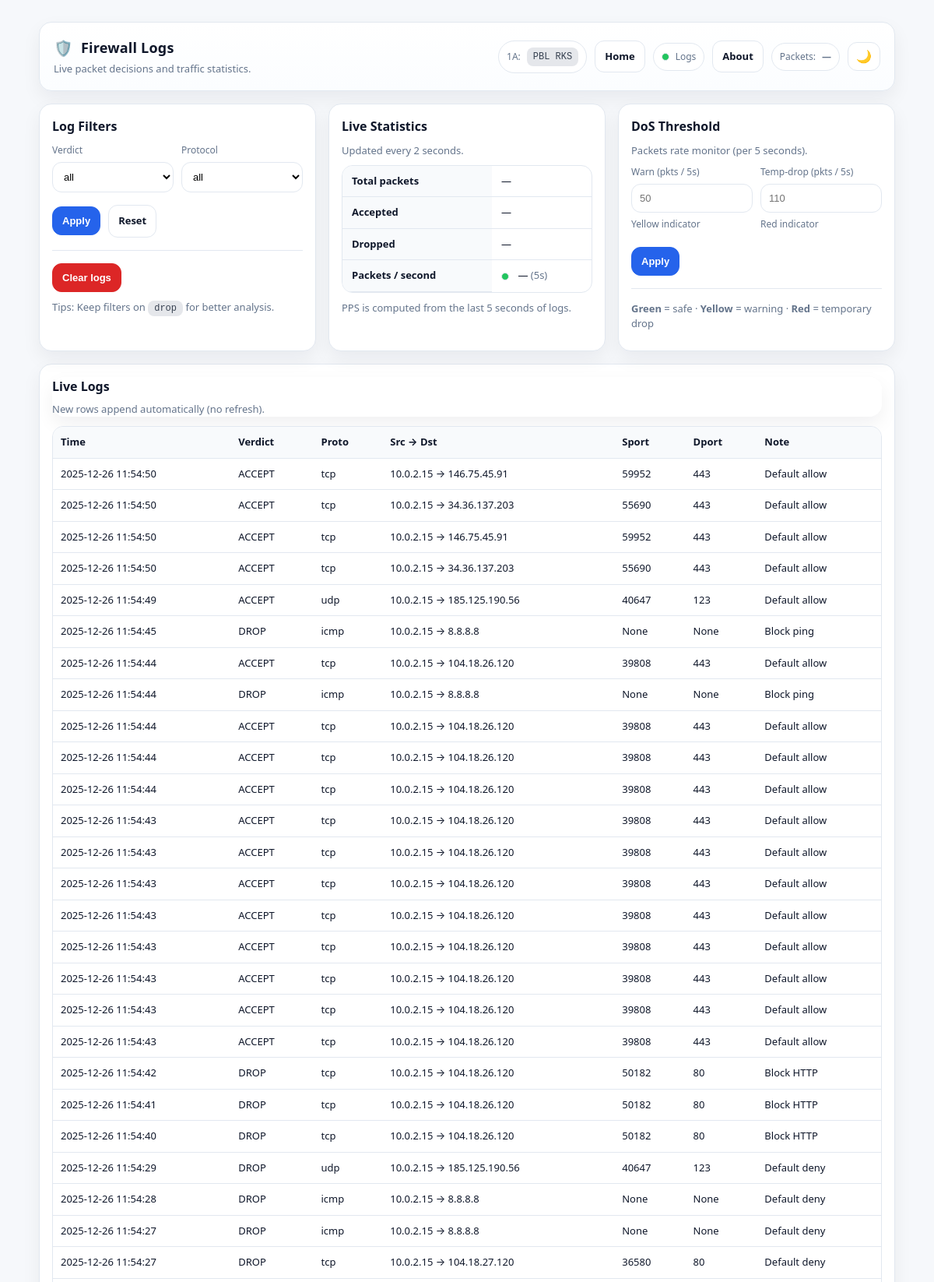
Page /logs (upper part) on the committed database.
### tables this page shows
CREATE TABLE logs(
        id INTEGER PRIMARY KEY AUTOINCREMENT,
        ts TEXT NOT NULL,
        verdict TEXT NOT NULL,
        proto TEXT, src TEXT, dst TEXT,
        sport INTEGER, dport INTEGER, note TEXT
      );

### web.py (the view)
@app.get("/logs")
def logs():
    verdict = request.args.get("verdict", "all").lower()
    proto = request.args.get("proto", "all").lower()
    where = []
    params = []
    if verdict != "all":
        where.append("verdict = ?")
        params.append(verdict.upper())
    if proto != "all":
        where.append("proto = ?")
        params.append(proto)
    where_sql = ("WHERE " + " AND ".join(where)) if where else ""
    con = sqlite3.connect(DB_FILE)
    cur = con.cursor()
    cur.execute(
        f"SELECT id, ts, verdict, proto, src, dst, sport, dport, note FROM logs {where_sql} "
        "ORDER BY id DESC LIMIT 300",
        params
    )
    rows = cur.fetchall()
    con.close()
    return render_template("logs.html", rows=rows, verdict=verdict, proto=proto)

### templates/logs.html (shortened to what this page needs)
<!doctype html>
<html>
<head>
  <link rel="stylesheet" href="{{ url_for('static', filename='style.css') }}">
</head>
<body>
<div class="container">
  <div class="topbar">
    <div class="brand">
      <h1 style="display:flex; align-items:center; gap:10px;"><span class="logo">🛡️</span>Firewall Logs</h1>
      <p>Live packet decisions and traffic statistics.</p>
    </div>
    <div class="actions">
      <span class="badge">1A: <span class="kbd">PBL RKS</span></span>
      <a class="btn" href="/">Home</a>
      <span class="badge"><span class="tl" id="dosLight" style="margin:0;"></span> Logs</span>
      <a class="btn" href="/about">About</a>
      <span class="badge">Packets: <b id="pktCount">0</b></span>
      <button class="btn" id="themeToggle" title="Toggle light/dark">🌙</button>
    </div>
  </div>
  <div class="grid three" style="margin-top:16px;">
    <div class="card">
      <h2>Log Filters</h2>
      <form method="get" action="/logs" class="form-grid">
        <div class="field">
          <label>Verdict</label>
          <select name="verdict">
            <option value="all" {% if verdict == "all" %}selected{% endif %}>all</option>
          </select>
        </div>
        <div class="field">
          <label>Protocol</label>
          <select name="proto">
            <option value="all" {% if proto == "all" %}selected{% endif %}>all</option>
          </select>
        </div>
        <div class="actions" style="grid-column:1/-1; margin-top:6px;">
          <button class="btn btn-primary" type="submit">Apply</button>
          <a class="btn" href="/logs">Reset</a>
        </div>
      </form>
      <hr class="sep">
      <form method="post" action="/logs/clear"
            onsubmit="return confirm('Clear all logs?');">
        <button class="btn btn-danger">Clear logs</button>
      </form>
      <p class="subtle" style="margin-top:10px;">
        Tips: Keep filters on <span class="kbd">drop</span> for better analysis.
      </p>
    </div>
    <div class="card">
      <h2>Live Statistics</h2>
      <p class="subtle">Updated every 2 seconds.</p>
      <table class="table table-compact">
        <tr><th>Total packets</th><td id="m_total">0</td></tr>
        <tr><th>Accepted</th><td id="m_accept">0</td></tr>
        <tr><th>Dropped</th><td id="m_drop">0</td></tr>
        <tr>
          <th>Packets / second</th>
          <td>
            <span class="tl" id="dosLight"></span>
            <span id="m_pps">0</span>
            <span class="subtle">(5s)</span>
          </td>
        </tr>
      </table>
      <p class="subtle" style="margin-top:10px;">
        PPS is computed from the last 5 seconds of logs.
      </p>
    </div>
    <div class="card">
      <h2>DoS Threshold</h2>
      <p class="subtle">Packets rate monitor (per 5 seconds).</p>
      <form method="post" action="/dos_config">
        <div class="form-grid">
          <div class="field">
            <label>Warn (pkts / 5s)</label>
            <input id="warnInput" name="warn_5s" inputmode="numeric" placeholder="50">
            <small class="hint">Yellow indicator</small>
          </div>
          <div class="field">
            <label>Temp-drop (pkts / 5s)</label>
            <input id="dropInput" name="drop_5s" inputmode="numeric" placeholder="110">
            <small class="hint">Red indicator</small>
          </div>
          <div class="actions" style="margin-top:10px;">
            <button class="btn btn-primary" type="submit">Apply</button>
          </div>
        </div>
      </form>
      <hr class="sep">
      <p class="subtle">
        <b>Green</b> = safe · <b>Yellow</b> = warning · <b>Red</b> = temporary drop
      </p>
    </div>
  </div>
  <div class="card" style="margin-top:16px;">
    <div class="topbar" style="padding:0; border:none; background:none;">
      <div class="brand">
        <h2 style="margin:0;">Live Logs</h2>
        <p class="subtle" style="margin:6px 0 0;">
          New rows append automatically (no refresh).
        </p>
      </div>
    </div>
    <table class="table" style="margin-top:12px;">
      <thead>
      <tr>
        <th>Time</th>
        <th>Verdict</th>
        <th>Proto</th>
        <th>Src → Dst</th>
        <th>Sport</th>
        <th>Dport</th>
        <th>Note</th>
      </tr>
      </thead>
      <tbody id="logBody">
      {% for row in rows %}
        <tr data-id="{{ row[0] }}">
          <td>{{ row[1] }}</td>
          <td>{{ row[2] }}</td>
          <td>{{ row[3] }}</td>
          <td>{{ row[4] }} → {{ row[5] }}</td>
          <td>{{ row[6] }}</td>
          <td>{{ row[7] }}</td>
          <td>{{ row[8] }}</td>
        </tr>
      {% endfor %}
      </tbody>
    </table>
  </div>
</div>
</body>
</html>

### static/style.css (style rules this page uses)
:root { --bg:#f6f8fb; --card:#ffffff; --text:#0f172a; --muted:#64748b; --border:#e2e8f0; --shadow: 0 10px 25px rgba(15,23,42,.06); --primary:#2563eb; --primary-2:#1d4ed8; --danger:#dc2626; --danger-2:#b91c1c; --success:#16a34a; --radius:16px; }
* { box-sizing:border-box; }
html,body { height:100%; }
body { margin:0; font-family: ui-sans-serif, system-ui, -apple-system, Segoe UI, Roboto, Arial, "Apple Color Emoji","Segoe UI Emoji"; background:var(--bg); color:var(--text); line-height:1.5; }
a { color:var(--primary); text-decoration:none; }
.container { width:min(1100px, 92vw); margin: 28px auto 48px; }
.topbar { display:flex; align-items:center; justify-content:space-between; gap:16px; padding: 18px 18px; background: linear-gradient(180deg, #ffffff 0%, #fbfdff 100%); border:1px solid var(--border); border-radius: var(--radius); box-shadow: var(--shadow); }
.brand { display:flex; flex-direction:column; gap:2px; }
.brand h1 { font-size:18px; margin:0; letter-spacing:.2px; }
.brand p { margin:0; color:var(--muted); font-size:13px; }
.badge { display:inline-flex; align-items:center; gap:8px; padding:8px 10px; border:1px solid var(--border); background:#fff; border-radius:999px; font-size:12px; color:var(--muted); }
.grid { display:grid; grid-template-columns: 1fr; gap:16px; margin-top:16px; }
.card { background:var(--card); border:1px solid var(--border); border-radius: var(--radius); box-shadow: var(--shadow); padding:16px; }
.card h2 { margin:0 0 10px 0; font-size:16px; }
.subtle { margin:0 0 8px 0; color:var(--muted); font-size:13px; }
hr.sep { border:0; border-top:1px solid var(--border); margin:16px 0; }
.actions { display:flex; flex-wrap:wrap; gap:10px; align-items:center; }
.btn { appearance:none; border:1px solid var(--border); background:#fff; color:var(--text); padding:10px 12px; border-radius:12px; cursor:pointer; font-weight:600; font-size:13px; transition: transform .05s ease, border-color .15s ease, background .15s ease; }
.btn-primary { background: var(--primary); border-color: var(--primary); color: #fff; }
.btn-danger { background: var(--danger); border-color: var(--danger); color:#fff; }
.table { width:100%; border-collapse:separate; border-spacing:0; overflow:hidden; border:1px solid var(--border); border-radius: 14px; }
.table th, .table td { padding:10px 10px; border-bottom:1px solid var(--border); vertical-align:top; font-size:13px; }
.table th { text-align:left; background:#f8fafc; color: #0f172a; font-weight:700; }
.table tr:last-child td { border-bottom:0; }
.kbd { font-family: ui-monospace, SFMono-Regular, Menlo, Monaco, Consolas, monospace; font-size: 12px; padding: 3px 8px; border-radius: 8px; background: #e5e7eb; color: #374151; }
.form-grid { display:grid; grid-template-columns: 1fr; gap:10px; }
@media (min-width: 760px) { .form-grid { grid-template-columns: 1fr 1fr; } }
.field { display:flex; flex-direction:column; gap:6px; }
label { font-size:12px; color:var(--muted); }
input, select { border:1px solid var(--border); border-radius: 12px; padding:10px 10px; font-size:13px; background:#fff; }
small.hint { color:var(--muted); font-size:12px; }
#themeToggle { font-size: 16px; padding: 8px 10px; }
.grid.three { display:grid; grid-template-columns: repeat(3, minmax(0, 1fr)); gap:16px; }
.table-compact th, .table-compact td { padding:10px 12px; }
.table-compact th { width:60%; }
.tl { display:inline-block; width:10px; height:10px; border-radius:999px; margin-right:8px; border:1px solid var(--border); background:#22c55e; vertical-align:middle; }
.form-grid, .form-grid.two { min-width: 0; }
.field input, .field select { width: 100%; max-width: 100%; box-sizing: border-box; }
.grid.three .card input { max-width: 100%; }
.logo { font-size:1.1em; }

### rows in the picture
logs: ts "2025-12-26 11:54:50", verdict "ACCEPT", proto "tcp", src "10.0.2.15", dst "146.75.45.91", sport "59952", dport "443", note "Default allow"
logs: ts "2025-12-26 11:54:50", verdict "ACCEPT", proto "tcp", src "10.0.2.15", dst "34.36.137.203", sport "55690", dport "443", note "Default allow"
logs: ts "2025-12-26 11:54:50", verdict "ACCEPT", proto "tcp", src "10.0.2.15", dst "146.75.45.91", sport "59952", dport "443", note "Default allow"
logs: ts "2025-12-26 11:54:50", verdict "ACCEPT", proto "tcp", src "10.0.2.15", dst "34.36.137.203", sport "55690", dport "443", note "Default allow"
logs: ts "2025-12-26 11:54:49", verdict "ACCEPT", proto "udp", src "10.0.2.15", dst "185.125.190.56", sport "40647", dport "123", note "Default allow"
logs: ts "2025-12-26 11:54:45", verdict "DROP", proto "icmp", src "10.0.2.15", dst "8.8.8.8", row "None", note "Block ping"
logs: ts "2025-12-26 11:54:44", verdict "ACCEPT", proto "tcp", src "10.0.2.15", dst "104.18.26.120", sport "39808", dport "443", note "Default allow"
logs: ts "2025-12-26 11:54:44", verdict "DROP", proto "icmp", src "10.0.2.15", dst "8.8.8.8", row "None", note "Block ping"
logs: ts "2025-12-26 11:54:44", verdict "ACCEPT", proto "tcp", src "10.0.2.15", dst "104.18.26.120", sport "39808", dport "443", note "Default allow"
logs: ts "2025-12-26 11:54:44", verdict "ACCEPT", proto "tcp", src "10.0.2.15", dst "104.18.26.120", sport "39808", dport "443", note "Default allow"
logs: ts "2025-12-26 11:54:44", verdict "ACCEPT", proto "tcp", src "10.0.2.15", dst "104.18.26.120", sport "39808", dport "443", note "Default allow"
logs: ts "2025-12-26 11:54:43", verdict "ACCEPT", proto "tcp", src "10.0.2.15", dst "104.18.26.120", sport "39808", dport "443", note "Default allow"
logs: ts "2025-12-26 11:54:43", verdict "ACCEPT", proto "tcp", src "10.0.2.15", dst "104.18.26.120", sport "39808", dport "443", note "Default allow"
logs: ts "2025-12-26 11:54:43", verdict "ACCEPT", proto "tcp", src "10.0.2.15", dst "104.18.26.120", sport "39808", dport "443", note "Default allow"
logs: ts "2025-12-26 11:54:43", verdict "ACCEPT", proto "tcp", src "10.0.2.15", dst "104.18.26.120", sport "39808", dport "443", note "Default allow"
logs: ts "2025-12-26 11:54:43", verdict "ACCEPT", proto "tcp", src "10.0.2.15", dst "104.18.26.120", sport "39808", dport "443", note "Default allow"
logs: ts "2025-12-26 11:54:43", verdict "ACCEPT", proto "tcp", src "10.0.2.15", dst "104.18.26.120", sport "39808", dport "443", note "Default allow"
logs: ts "2025-12-26 11:54:43", verdict "ACCEPT", proto "tcp", src "10.0.2.15", dst "104.18.26.120", sport "39808", dport "443", note "Default allow"
logs: ts "2025-12-26 11:54:43", verdict "ACCEPT", proto "tcp", src "10.0.2.15", dst "104.18.26.120", sport "39808", dport "443", note "Default allow"
logs: ts "2025-12-26 11:54:42", verdict "DROP", proto "tcp", src "10.0.2.15", dst "104.18.26.120", sport "50182", dport "80", note "Block HTTP"
logs: ts "2025-12-26 11:54:41", verdict "DROP", proto "tcp", src "10.0.2.15", dst "104.18.26.120", sport "50182", dport "80", note "Block HTTP"
logs: ts "2025-12-26 11:54:40", verdict "DROP", proto "tcp", src "10.0.2.15", dst "104.18.26.120", sport "50182", dport "80", note "Block HTTP"
logs: ts "2025-12-26 11:54:29", verdict "DROP", proto "udp", src "10.0.2.15", dst "185.125.190.56", sport "40647", dport "123", note "Default deny"
logs: ts "2025-12-26 11:54:28", verdict "DROP", proto "icmp", src "10.0.2.15", dst "8.8.8.8", row "None", note "Default deny"
logs: ts "2025-12-26 11:54:27", verdict "DROP", proto "icmp", src "10.0.2.15", dst "8.8.8.8", row "None", note "Default deny"
logs: ts "2025-12-26 11:54:27", verdict "DROP", proto "tcp", src "10.0.2.15", dst "104.18.27.120", sport "36580", dport "80", note "Default deny"
